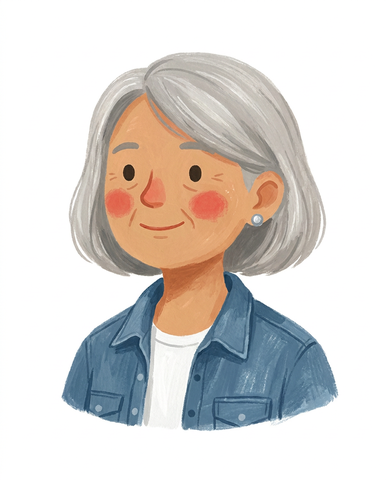
#> input picture assets/crear/person/abuela.png, 386 x 480 px
$ python -i crear_hair_masks.py   (imports and definitions only)
#> lines starting #> are read from the running program, lines starting #| are printed output that depends on the picture
"""
Máscaras del pelo de las miniaturas de peinado del paso 2 de /crear (web/public/crear/hair/<id>.webp).

El recoloreado del navegador elegía los píxeles de pelo por su color, uno a uno: cogía también los contornos de ojos,
boca y cara y el botón del chubasquero (halos amarillos con el rubio) y se dejaba las sombras oscuras (el afro a
manchas). Aquí se hace una vez y bien: color de pelo + sombras, quitar islas pequeñas, cerrar huecos y suavizar el
borde. Salida: web/public/crear/hair/<id>.mask.png (gris, 255 = pelo), la usa lib/recolor.ts.

Uso: python3 scripts/crear_hair_masks.py     (necesita numpy, Pillow y scipy)
"""
import os
import numpy as np
from PIL import Image
from scipy import ndimage as nd

DIR = os.path.join(os.path.dirname(__file__), "..", "web", "public", "crear", "hair")
MIN_AREA = 400  # px a 240×240: los contornos de ojos y boca quedan por debajo


def hair_mask(im: np.ndarray) -> np.ndarray:
    r, g, b = (im[..., i].astype(float) for i in range(3))
    mx = im.max(-1).astype(float)
    mn = im.min(-1).astype(float)
    sat = (mx - mn) / np.maximum(mx, 1)
    hue = np.where(mx > mn, 60 * (g - b) / np.maximum(mx - mn, 1), 0)
    skin_core = (mx == r) & (hue >= 15) & (hue <= 32) & (sat >= 0.36) & (sat <= 0.68) & (mx >= 199)
    m = (r > g) & (g >= b) & (r < 200) & (r - b > 30) & ~skin_core  # castaños y anaranjados
    m |= (mx < 90) & (r >= b) & (mx > 25)  # sombras oscuras del pelo
    m &= ~((g > 150) & (b < 80))  # el amarillo del chubasquero

    def big(x):
        lab, n = nd.label(x)
        if n == 0:
            return x
        sizes = nd.sum(x, lab, range(1, n + 1))
        return np.isin(lab, 1 + np.where(sizes > MIN_AREA)[0])

    keep = big(m)
    keep = nd.binary_closing(keep, iterations=2)
    keep = nd.binary_fill_holes(keep) & nd.binary_dilation(m, iterations=1)
    keep = nd.binary_opening(keep, iterations=1)
    keep = big(keep)
    soft = nd.gaussian_filter(keep.astype(float), 0.8)
    return (soft * 255).clip(0, 255).astype(np.uint8)


def main():
    n = 0
    for f in sorted(os.listdir(DIR)):
        if not f.endswith(".webp"):
            continue
        im = np.array(Image.open(os.path.join(DIR, f)).convert("RGB"))
        out = os.path.join(DIR, f.replace(".webp", ".mask.png"))
        Image.fromarray(hair_mask(im), "L").save(out, optimize=True)
        n += 1
    print(f"{n} máscaras en {DIR}")


# [2 lines not run here, left out]

>>> import cv2
>>> picture = cv2.imread('../assets/crear/person/abuela.png', cv2.IMREAD_GRAYSCALE)
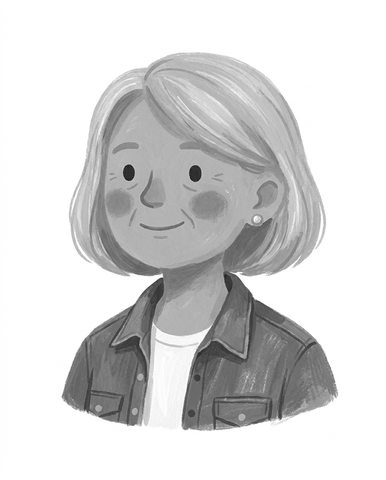
#> picture: shape (480, 386); min 29, max 255, mean 214
>>> result = hair_mask(picture)
#> in hair_mask, `r, g, b = (im[..., i].astype(float) for i in range(3))`: r = 480 values, max 255 at index 6, min 252 at index 0, mean 253.9; g = 480 values, max 255 at index 2, min 253 at index 47, mean 254.1; b = 480 values, max 255 at index 0, min 253 at index 403, mean 254.2
#> in hair_mask, `mx = im.max(-1).astype(float)`: mx = 480 values from 255 to 255
#> in hair_mask, `mn = im.min(-1).astype(float)`: mn = 480 values, max 254 at index 1, min 29 at index 178, mean 124.8
#> in hair_mask, `sat = (mx - mn) / np.maximum(mx, 1)`: sat = 480 values, max 0.886 at index 178, min 0.00392 at index 1, mean 0.51
#> in hair_mask, `hue = np.where(mx > mn, 60 * (g - b) / np.maximum(mx - mn, 1), 0)`: hue = 480 values, max 60 at index 16, min -60 at index 1, mean -3.2
#> in big, `lab, n = nd.label(x)`: lab = 480 values from 0 to 0; n = 0
#> in hair_mask, `soft = nd.gaussian_filter(keep.astype(float), 0.8)`: soft = 480 values from 0 to 0
#> result = 480 values from 0 to 0

$ run again, on assets/crear/person/hermana.png
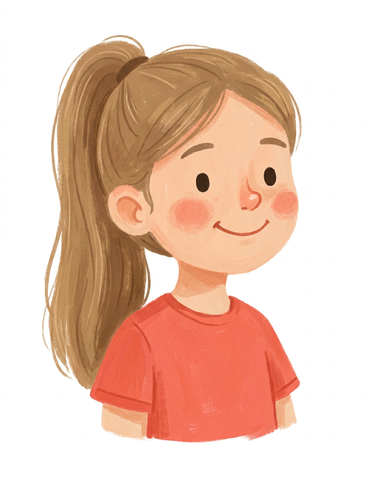
#> input picture assets/crear/person/hermana.png, 386 x 480 px
#> `picture = cv2.imread('../assets/crear/person/abuela.png', cv2.IMREAD_G..`:
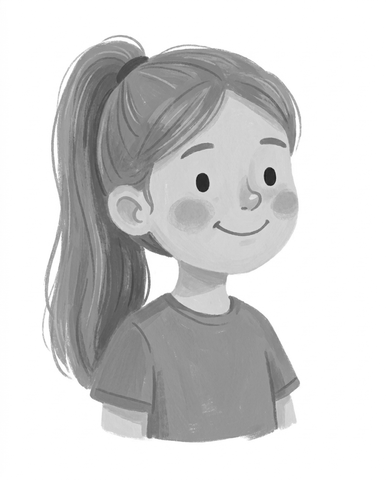
#> picture: shape (480, 386); min 26, max 255, mean 209.8
#> r = 480 values, max 255 at index 6, min 252 at index 0, mean 253.9; g = 480 values, max 255 at index 1, min 253 at index 13, mean 254; b = 480 values, max 255 at index 1, min 253 at index 95, mean 254.3
#> mx = 480 values from 255 to 255
#> mn = 480 values, max 254 at index 3, min 26 at index 169, mean 114.9
#> sat = 480 values, max 0.898 at index 169, min 0.00392 at index 3, mean 0.549
#> hue = 480 values, max 60 at index 450, min -60 at index 3, mean -2.01
#> lab = 480 values from 0 to 0; n = 0
#> soft = 480 values from 0 to 0

$ run again, on assets/crear/person/madre-coleta.png
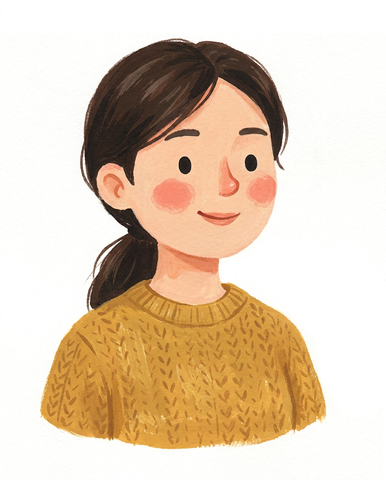
#> input picture assets/crear/person/madre-coleta.png, 386 x 480 px
#> `picture = cv2.imread('../assets/crear/person/abuela.png', cv2.IMREAD_G..`:
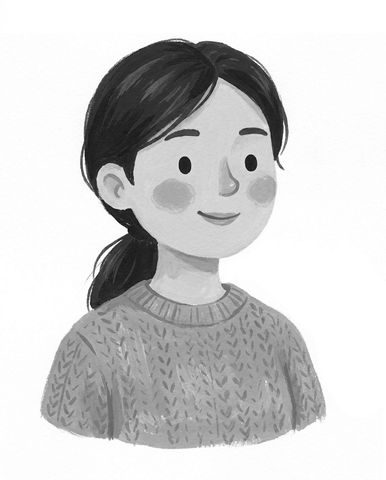
#> picture: shape (480, 386); min 10, max 255, mean 206.8
#> r = 480 values, max 255 at index 233, min 248 at index 335, mean 253.5; g = 480 values, max 255 at index 31, min 250 at index 168, mean 253.6; b = 480 values, max 255 at index 30, min 250 at index 85, mean 253.6
#> mx = 480 values, max 255 at index 0, min 254 at index 75, mean 254.9
#> mn = 480 values, max 254 at index 3, min 10 at index 229, mean 86.34
#> sat = 480 values, max 0.961 at index 229, min 0.00392 at index 3, mean 0.661
#> hue = 480 values, max 60 at index 32, min -60 at index 30, mean -0.426
#> lab = 480 values from 0 to 0; n = 0
#> soft = 480 values from 0 to 0
